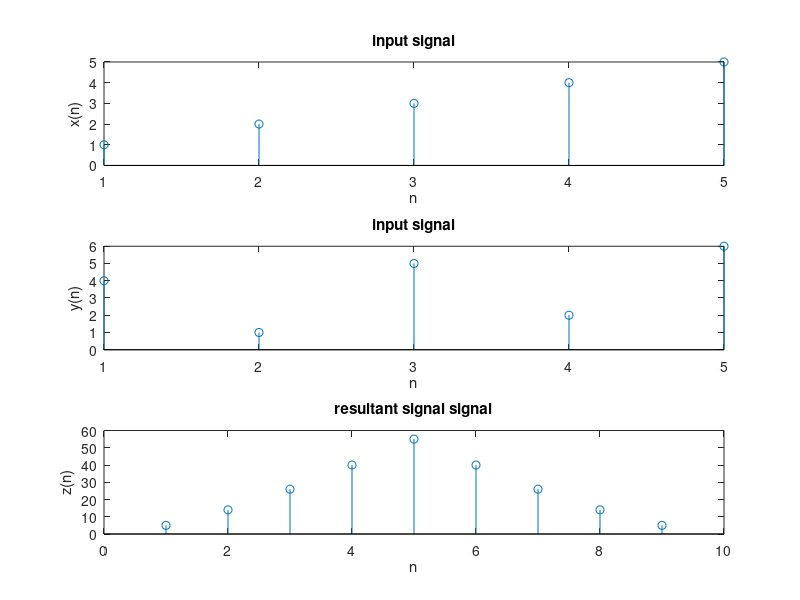

Write the MATLAB code that produced this figure.
clc;                     % Clear command window
close all;               % Close all figure windows
clear;               % Clear all variables from workspace

x = [1,2,3,4,5];          % Define first input signal x(n)
y = [4,1,5,2,6];          % Define second input signal y(n)

% Plotting the first input signal x(n)
subplot(3,1,1);
stem(x);                 % Discrete-time plot of x(n)
xlabel('n');             
ylabel('x(n)');
title('input signal');   % Title for x(n)

% Plotting the second input signal y(n)
subplot(3,1,2);
stem(y);                 % Discrete-time plot of y(n)
xlabel('n');
ylabel('y(n)');
title('input signal');   % Title for y(n)

% Cross-correlation of x with itself (auto-correlation)
z = xcorr(x,x);          

% Plotting the resulting signal z(n)
subplot(3,1,3);
stem(z);                 % Discrete-time plot of correlation result
xlabel('n');
ylabel('z(n)');
title('resultant signal signal');  % Title for correlation result
